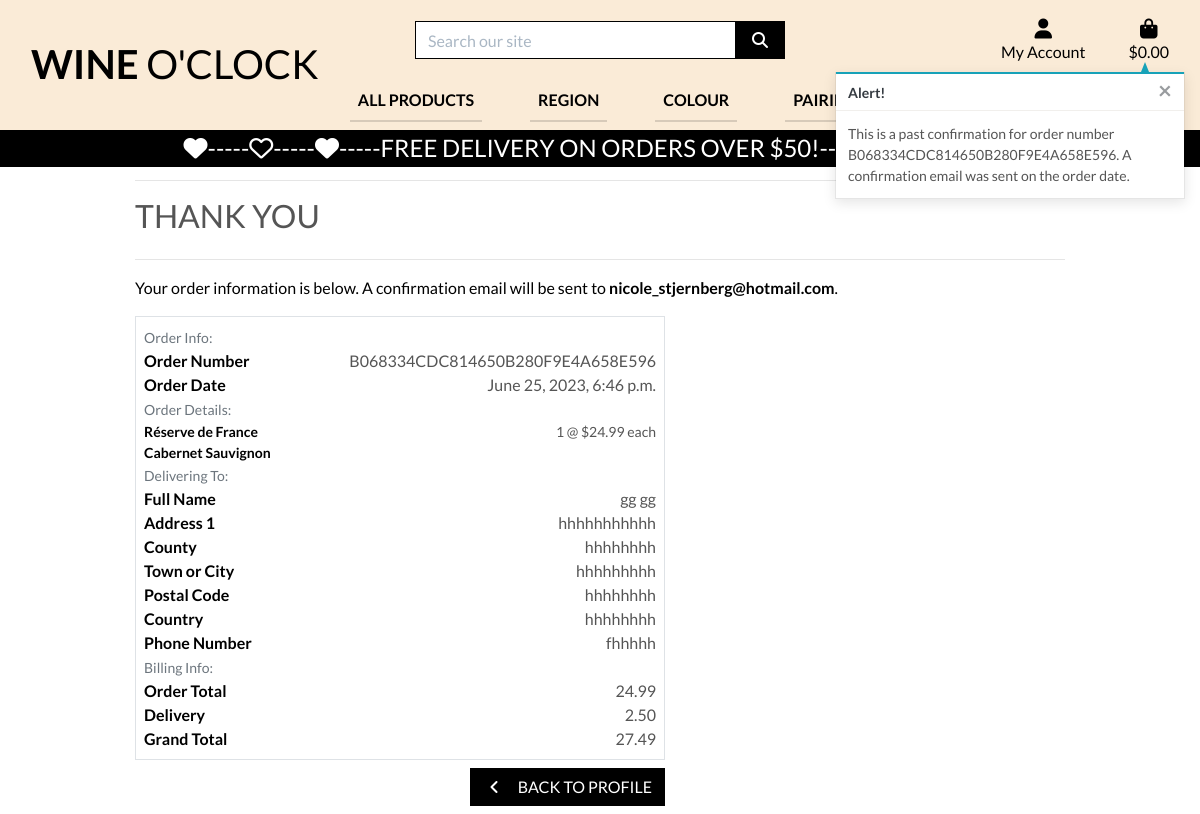
Page /profile/order_history/B068334CDC814650B280F9E4A658E596 on the committed database.
### checkout/models.py (models this page shows, shortened)
class Order(models.Model):
    order_number = models.CharField(max_length=32, null=False, editable=False)
    user_profile = models.ForeignKey(UserProfile, on_delete=models.SET_NULL,
                                     null=True, blank=True, related_name='orders')
    full_name = models.CharField(max_length=50, null=False, blank=False)
    email = models.EmailField(max_length=254, null=False, blank=False)
    phone_number = models.CharField(max_length=20, null=False, blank=False)
    country = CountryField(blank_label='Country *', null=False, blank=False)
    postcode = models.CharField(max_length=20, null=True, blank=True)
    town_or_city = models.CharField(max_length=40, null=False, blank=False)
    street_address1 = models.CharField(max_length=80, null=False, blank=False)
    street_address2 = models.CharField(max_length=80, null=True, blank=True)
    county = models.CharField(max_length=80, null=True, blank=True)
    date = models.DateTimeField(auto_now_add=True)
    delivery_cost = models.DecimalField(max_digits=6, decimal_places=2, null=False, default=0)
    order_total = models.DecimalField(max_digits=10, decimal_places=2, null=False, default=0)
    grand_total = models.DecimalField(max_digits=10, decimal_places=2, null=False, default=0)
    original_bag = models.TextField(null=False, blank=False, default='')
    stripe_pid = models.CharField(max_length=254, null=False, blank=False, default='')

class OrderLineItem(models.Model):
    order = models.ForeignKey(
        Order, null=False, blank=False, on_delete=models.CASCADE, related_name='lineitems')
    product = models.ForeignKey(
        Product, null=False, blank=False, on_delete=models.CASCADE)
    quantity = models.IntegerField(null=False, blank=False, default=0)
    lineitem_total = models.DecimalField(
        max_digits=6, decimal_places=2, null=False, blank=False, editable=False)

### products/models.py (models this page shows, shortened)
class Product(models.Model):
    category = models.ForeignKey(
        'Category', null=True, blank=True, on_delete=models.SET_NULL)
    sku = models.CharField(max_length=254, null=True, blank=True)
    name = models.CharField(max_length=254)
    description = models.TextField()
    price = models.DecimalField(max_digits=6, decimal_places=2)
    rating = models.DecimalField(
        max_digits=6, decimal_places=2, null=True, blank=True)
    likes = models.ManyToManyField(
        User, related_name='product_like', blank=True)
    image_url = models.URLField(max_length=1024, null=True, blank=True)
    image = models.ImageField(null=True, blank=True)

### profiles/views.py (the view)
# urls.py: path('order_history/<order_number>', views.order_history, name='order_history'),
def order_history(request, order_number):
    order = get_object_or_404(Order, order_number=order_number)
    messages.info(request, (
        f'This is a past confirmation for order number {order_number}. '
        'A confirmation email was sent on the order date.'
    ))
    template = 'checkout/checkout_success.html'
    context = {
        'order': order,
        'from_profile': True,
    }
    return render(request, template, context)

### bag/contexts.py (called while the page is built, shortened)
def bag_contents(request):
    bag_items = []
    total = 0
    product_count = 0
    bag = request.session.get('bag', {})
    if total < settings.FREE_DELIVERY_THRESHOLD:
        delivery = total * Decimal(settings.STANDARD_DELIVERY_PERCENTAGE / 100)
        free_delivery_delta = settings.FREE_DELIVERY_THRESHOLD - total
    else:
        delivery = 0
        free_delivery_delta = 0
    grand_total = delivery + total
    context = {
        'bag_items': bag_items,
        'total': total,
        'product_count': product_count,
        'delivery': delivery,
        'free_delivery_delta': free_delivery_delta,
        'free_delivery_threshold': settings.FREE_DELIVERY_THRESHOLD,
        'grand_total': grand_total,
    }
    return context

### checkout/templates/checkout/checkout_success.html (shortened to what this page needs)
{% extends "base.html" %}
{% load static %}
{% block extra_css %}
    <link rel="stylesheet" href="{% static 'checkout/css/checkout.css' %}">
{% endblock %}
{% block page_header %}
    <div class="container header-container">
    </div>
{% endblock %}
{% block content %}
    <div class="overlay"></div>
    <div class="container">
        <div class="row">
            <div class="col">
                <hr>
                <h2 class="logo-font mb-4">Thank You</h2>
                <hr>
                <p class="text-black">Your order information is below. A confirmation email will be sent to <strong>{{ order.email }}</strong>.</p>
            </div>
        </div>
        <div class="row">
            <div class="col-12 col-lg-7">
                <div class="order-confirmation-wrapper p-2 border">
                    <div class="row">
                        <div class="col">
                            <small class="text-muted">Order Info:</small>
                        </div>
                    </div>
                    <div class="row">
                        <div class="col-12 col-md-4">
                            <p class="mb-0 text-black font-weight-bold">Order Number</p>
                        </div>
                        <div class="col-12 col-md-8 text-md-right">
                            <p class="mb-0">{{ order.order_number }}</p>
                        </div>
                    </div>
                    <div class="row">
                        <div class="col-12 col-md-4">
                            <p class="mb-0 text-black font-weight-bold">Order Date</p>
                        </div>
                        <div class="col-12 col-md-8 text-md-right">
                            <p class="mb-0">{{ order.date }}</p>
                        </div>
                    </div>
                    <div class="row">
                        <div class="col">
                            <small class="text-muted">Order Details:</small>
                        </div>
                    </div>
                    {% for item in order.lineitems.all %}
                    <div class="row">
                        <div class="col-12 col-md-4">
                            <p class="small mb-0 text-black font-weight-bold">
                                {{ item.product.name }}
                            </p>
                        </div>
                        <div class="col-12 col-md-8 text-md-right">
                            <p class="small mb-0">{{ item.quantity }} @ ${{ item.product.price }} each</p>
                        </div>
                    </div>
                    {% endfor %}
                    <div class="row">
                        <div class="col">
                            <small class="text-muted">Delivering To:</small>
                        </div>
                    </div>
                    <div class="row">
                        <div class="col-12 col-md-4">
                            <p class="mb-0 text-black font-weight-bold">Full Name</p>
                        </div>
                        <div class="col-12 col-md-8 text-md-right">
                            <p class="mb-0">{{ order.full_name }}</p>
                        </div>
                    </div>
                    <div class="row">
                        <div class="col-12 col-md-4">
                            <p class="mb-0 text-black font-weight-bold">Address 1</p>
                        </div>
                        <div class="col-12 col-md-8 text-md-right">
                            <p class="mb-0">{{ order.street_address1 }}</p>
                        </div>
                    </div>
                    {% if order.county %}
                    <div class="row">
                        <div class="col-12 col-md-4">
                            <p class="mb-0 text-black font-weight-bold">County</p>
                        </div>
                        <div class="col-12 col-md-8 text-md-right">
                            <p class="mb-0">{{ order.county }}</p>
                        </div>
                    </div>
                    {% endif %}
                    <div class="row">
                        <div class="col-12 col-md-4">
                            <p class="mb-0 text-black font-weight-bold">Town or City</p>
                        </div>
                        <div class="col-12 col-md-8 text-md-right">
                            <p class="mb-0">{{ order.town_or_city }}</p>
                        </div>
                    </div>
                    {% if order.postcode %}
                    <div class="row">
                        <div class="col-12 col-md-4">
                            <p class="mb-0 text-black font-weight-bold">Postal Code</p>
                        </div>
                        <div class="col-12 col-md-8 text-md-right">
                            <p class="mb-0">{{ order.postcode }}</p>
                        </div>
                    </div>
                    {% endif %}
                    <div class="row">
                        <div class="col-12 col-md-4">
                            <p class="mb-0 text-black font-weight-bold">Country</p>
                        </div>
                        <div class="col-12 col-md-8 text-md-right">
                            <p class="mb-0">{{ order.country }}</p>
                        </div>
                    </div>
                    <div class="row">
                        <div class="col-12 col-md-4">
                            <p class="mb-0 text-black font-weight-bold">Phone Number</p>
                        </div>
                        <div class="col-12 col-md-8 text-md-right">
                            <p class="mb-0">{{ order.phone_number }}</p>
                        </div>
                    </div>
                    <div class="row">
                        <div class="col">
                            <small class="text-muted">Billing Info:</small>
                        </div>
                    </div>
                    <div class="row">
                        <div class="col-12 col-md-4">
                            <p class="mb-0 text-black font-weight-bold">Order Total</p>
                        </div>
                        <div class="col-12 col-md-8 text-md-right">
                            <p class="mb-0">{{ order.order_total }}</p>
                        </div>
                    </div>
                    <div class="row">
                        <div class="col-12 col-md-4">
                            <p class="mb-0 text-black font-weight-bold">Delivery</p>
                        </div>
                        <div class="col-12 col-md-8 text-md-right">
                            <p class="mb-0">{{ order.delivery_cost }}</p>
                        </div>
                    </div>
                    <div class="row">
                        <div class="col-12 col-md-4">
                            <p class="mb-0 text-black font-weight-bold">Grand Total</p>
                        </div>
                        <div class="col-12 col-md-8 text-md-right">
                            <p class="mb-0">{{ order.grand_total }}</p>
                        </div>
                    </div>
                </div>
            </div>
        </div>
        <div class="row">
			<div class="col-12 col-lg-7 text-right">
                {% if from_profile %}
                    <a href="{% url 'profile' %}" class="btn btn-black rounded-0 my-2">
                        <span class="icon mr-2">
                            <i class="fas fa-angle-left"></i>
                        </span>
                        <span class="text-uppercase">Back to Profile</span>
                    </a>
                {% else %}
                    <a href="{% url 'products' %}" class="btn btn-black rounded-0 my-2">
                        <span class="icon mr-2">
                            <i class="fas fa-gifts"></i>
                        </span>
                    </a>
                {% endif %}
			</div>
		</div>
    </div>
{% endblock %}

### static/css/base.css (style rules this page uses)
html { height: 100%; }
body { background: url('/media/homepage_background_cropped.jpg') no-repeat center center fixed; background-size: cover; height: calc(100vh - 164px); position: relative; color: #555; font-family: 'Lato'; }
.icon { align-items: center; display: inline-flex; justify-content: center; height: 1.5rem; width: 1.5rem; }
.logo-font { text-transform: uppercase; }
.btn-black { background: black; color: white; }
.text-black { color: #000 !important; }
.overlay { height: 100%; width: 100%; top: 0; left: 0; position: fixed; background: white; z-index: -1; }
@media (min-width: 1200px) { .container { max-width: 80%; } }
@media (min-width: 992px) { .header-container { padding-top: 164px; } }

### rows in the picture
Order: email "nicole_stjernberg@hotmail.com", order_number "B068334CDC814650B280F9E4A658E596", date "June 25, 2023, 6:46 p.m.", full_name "gg gg", street_address1 "hhhhhhhhhhh", county "hhhhhhhh", town_or_city "hhhhhhhhh", postcode "hhhhhhhh", country "hhhhhhhh", phone_number "fhhhhh", order_total "24.99", delivery_cost "2.50", grand_total "27.49"
OrderLineItem: product.name "Réserve de France Cabernet Sauvignon", quantity "1", product.price "24.99"

### other values in the picture
{{ free_delivery_threshold }} "50"
{{ message }} "This is a past confirmation for order number B068334CDC814650B280F9E4A658E596. A confirmation email was sent on the order date."
